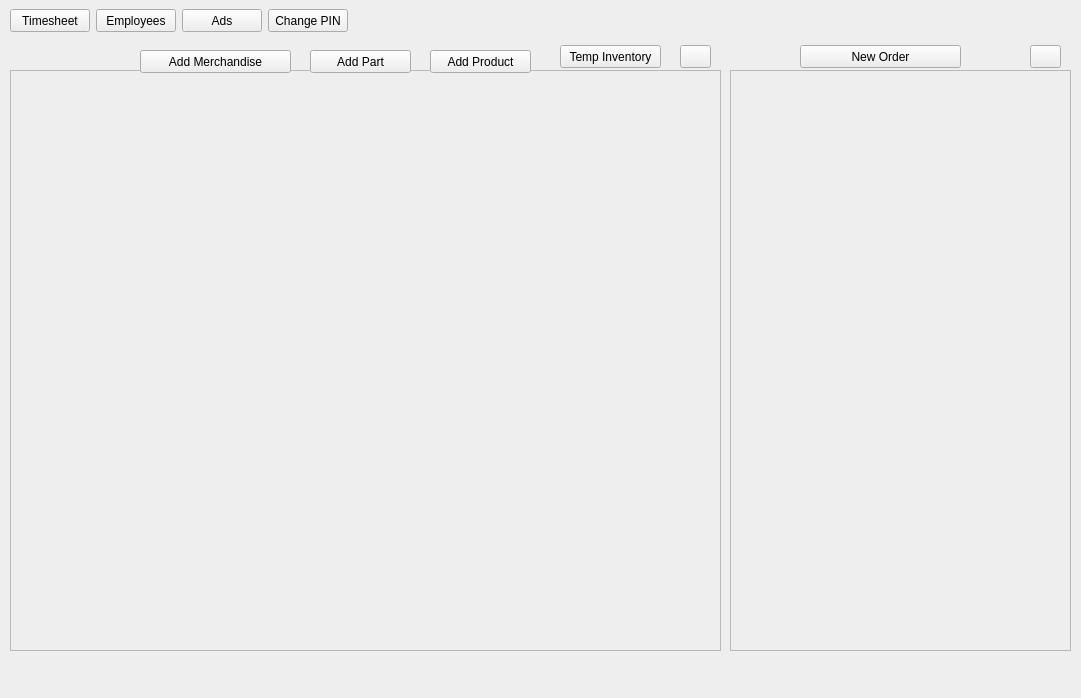
<?xml version="1.0" encoding="UTF-8"?>
<ui version="4.0">
 <class>MotorcycleDealership</class>
 <widget class="QMainWindow" name="MotorcycleDealership">
  <property name="geometry">
   <rect>
    <x>0</x>
    <y>0</y>
    <width>1081</width>
    <height>698</height>
   </rect>
  </property>
  <property name="windowTitle">
   <string>MainWindow</string>
  </property>
  <property name="styleSheet">
   <string notr="true">background-color: #eeeeee;
color: black;</string>
  </property>
  <widget class="QWidget" name="centralwidget">
   <widget class="QPushButton" name="filter_inventory_bt">
    <property name="geometry">
     <rect>
      <x>680</x>
      <y>45</y>
      <width>31</width>
      <height>23</height>
     </rect>
    </property>
    <property name="text">
     <string/>
    </property>
    <property name="icon">
     <iconset>
      <normaloff>images/filter.png</normaloff>images/filter.png</iconset>
    </property>
   </widget>
   <widget class="QPushButton" name="new_order_bt">
    <property name="geometry">
     <rect>
      <x>800</x>
      <y>45</y>
      <width>161</width>
      <height>23</height>
     </rect>
    </property>
    <property name="text">
     <string>New Order</string>
    </property>
   </widget>
   <widget class="QWidget" name="horizontalLayoutWidget">
    <property name="geometry">
     <rect>
      <x>0</x>
      <y>0</y>
      <width>1081</width>
      <height>41</height>
     </rect>
    </property>
    <layout class="QHBoxLayout" name="horizontalLayout">
     <item>
      <spacer name="horizontalSpacer_2">
       <property name="orientation">
        <enum>Qt::Horizontal</enum>
       </property>
       <property name="sizeType">
        <enum>QSizePolicy::Fixed</enum>
       </property>
       <property name="sizeHint" stdset="0">
        <size>
         <width>10</width>
         <height>20</height>
        </size>
       </property>
      </spacer>
     </item>
     <item>
      <widget class="QPushButton" name="timesheet_bt">
       <property name="sizePolicy">
        <sizepolicy hsizetype="Fixed" vsizetype="Fixed">
         <horstretch>0</horstretch>
         <verstretch>0</verstretch>
        </sizepolicy>
       </property>
       <property name="minimumSize">
        <size>
         <width>80</width>
         <height>23</height>
        </size>
       </property>
       <property name="text">
        <string>Timesheet</string>
       </property>
      </widget>
     </item>
     <item>
      <widget class="QPushButton" name="employees_bt">
       <property name="sizePolicy">
        <sizepolicy hsizetype="Fixed" vsizetype="Fixed">
         <horstretch>0</horstretch>
         <verstretch>0</verstretch>
        </sizepolicy>
       </property>
       <property name="minimumSize">
        <size>
         <width>80</width>
         <height>23</height>
        </size>
       </property>
       <property name="text">
        <string>Employees</string>
       </property>
      </widget>
     </item>
     <item>
      <widget class="QPushButton" name="ads_bt">
       <property name="sizePolicy">
        <sizepolicy hsizetype="Fixed" vsizetype="Fixed">
         <horstretch>0</horstretch>
         <verstretch>0</verstretch>
        </sizepolicy>
       </property>
       <property name="minimumSize">
        <size>
         <width>80</width>
         <height>23</height>
        </size>
       </property>
       <property name="text">
        <string>Ads</string>
       </property>
      </widget>
     </item>
     <item>
      <widget class="QPushButton" name="change_pin_bt">
       <property name="sizePolicy">
        <sizepolicy hsizetype="Fixed" vsizetype="Fixed">
         <horstretch>0</horstretch>
         <verstretch>0</verstretch>
        </sizepolicy>
       </property>
       <property name="minimumSize">
        <size>
         <width>80</width>
         <height>23</height>
        </size>
       </property>
       <property name="text">
        <string>Change PIN</string>
       </property>
      </widget>
     </item>
     <item>
      <spacer name="horizontalSpacer">
       <property name="orientation">
        <enum>Qt::Horizontal</enum>
       </property>
       <property name="sizeHint" stdset="0">
        <size>
         <width>40</width>
         <height>20</height>
        </size>
       </property>
      </spacer>
     </item>
    </layout>
   </widget>
   <widget class="QWidget" name="widget" native="true">
    <property name="geometry">
     <rect>
      <x>0</x>
      <y>0</y>
      <width>1081</width>
      <height>41</height>
     </rect>
    </property>
    <property name="styleSheet">
     <string notr="true"/>
    </property>
   </widget>
   <widget class="QScrollArea" name="order_scroll_area">
    <property name="geometry">
     <rect>
      <x>730</x>
      <y>70</y>
      <width>341</width>
      <height>581</height>
     </rect>
    </property>
    <property name="widgetResizable">
     <bool>true</bool>
    </property>
    <widget class="QWidget" name="scrollAreaWidgetContents">
     <property name="geometry">
      <rect>
       <x>0</x>
       <y>0</y>
       <width>339</width>
       <height>579</height>
      </rect>
     </property>
    </widget>
   </widget>
   <widget class="QScrollArea" name="inventory_scroll_area">
    <property name="geometry">
     <rect>
      <x>10</x>
      <y>70</y>
      <width>711</width>
      <height>581</height>
     </rect>
    </property>
    <property name="widgetResizable">
     <bool>true</bool>
    </property>
    <widget class="QWidget" name="scrollAreaWidgetContents_2">
     <property name="geometry">
      <rect>
       <x>0</x>
       <y>0</y>
       <width>709</width>
       <height>579</height>
      </rect>
     </property>
    </widget>
   </widget>
   <widget class="QPushButton" name="filter_order_bt">
    <property name="geometry">
     <rect>
      <x>1030</x>
      <y>45</y>
      <width>31</width>
      <height>23</height>
     </rect>
    </property>
    <property name="text">
     <string/>
    </property>
    <property name="icon">
     <iconset>
      <normaloff>images/filter.png</normaloff>images/filter.png</iconset>
    </property>
   </widget>
   <widget class="QPushButton" name="temp_inv_bt">
    <property name="geometry">
     <rect>
      <x>560</x>
      <y>45</y>
      <width>101</width>
      <height>23</height>
     </rect>
    </property>
    <property name="text">
     <string>Temp Inventory</string>
    </property>
   </widget>
   <widget class="QPushButton" name="add_product_bt">
    <property name="geometry">
     <rect>
      <x>430</x>
      <y>50</y>
      <width>101</width>
      <height>23</height>
     </rect>
    </property>
    <property name="text">
     <string>Add Product</string>
    </property>
   </widget>
   <widget class="QPushButton" name="add_part_bt">
    <property name="geometry">
     <rect>
      <x>310</x>
      <y>50</y>
      <width>101</width>
      <height>23</height>
     </rect>
    </property>
    <property name="text">
     <string>Add Part</string>
    </property>
   </widget>
   <widget class="QPushButton" name="add_merch_bt">
    <property name="geometry">
     <rect>
      <x>140</x>
      <y>50</y>
      <width>151</width>
      <height>23</height>
     </rect>
    </property>
    <property name="text">
     <string>Add Merchandise</string>
    </property>
   </widget>
   <zorder>widget</zorder>
   <zorder>filter_inventory_bt</zorder>
   <zorder>new_order_bt</zorder>
   <zorder>horizontalLayoutWidget</zorder>
   <zorder>order_scroll_area</zorder>
   <zorder>inventory_scroll_area</zorder>
   <zorder>filter_order_bt</zorder>
   <zorder>temp_inv_bt</zorder>
   <zorder>add_product_bt</zorder>
   <zorder>add_part_bt</zorder>
   <zorder>add_merch_bt</zorder>
  </widget>
  <widget class="QMenuBar" name="menubar">
   <property name="geometry">
    <rect>
     <x>0</x>
     <y>0</y>
     <width>1081</width>
     <height>26</height>
    </rect>
   </property>
  </widget>
  <widget class="QStatusBar" name="statusbar"/>
 </widget>
 <resources/>
 <connections/>
</ui>
